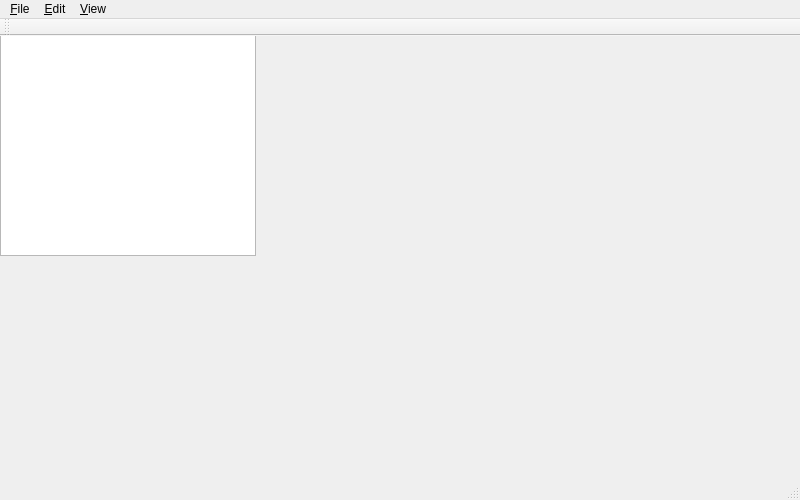
<?xml version="1.0" encoding="UTF-8"?>
<ui version="4.0">
 <class>UnTech::GuiQt::MetaSprite::SpriteImporter::MainWindow</class>
 <widget class="QMainWindow" name="UnTech::GuiQt::MetaSprite::SpriteImporter::MainWindow">
  <property name="geometry">
   <rect>
    <x>0</x>
    <y>0</y>
    <width>800</width>
    <height>500</height>
   </rect>
  </property>
  <property name="windowTitle">
   <string>UnTech</string>
  </property>
  <widget class="ZoomableGraphicsView" name="graphicsView">
   <property name="minimumSize">
    <size>
     <width>256</width>
     <height>256</height>
    </size>
   </property>
  </widget>
  <widget class="QMenuBar" name="menuBar">
   <property name="geometry">
    <rect>
     <x>0</x>
     <y>0</y>
     <width>800</width>
     <height>20</height>
    </rect>
   </property>
   <widget class="QMenu" name="menuFile">
    <property name="title">
     <string>&amp;File</string>
    </property>
    <addaction name="actionNew"/>
    <addaction name="actionOpen"/>
    <addaction name="separator"/>
    <addaction name="actionSave"/>
    <addaction name="actionSaveAs"/>
    <addaction name="separator"/>
    <addaction name="actionQuit"/>
   </widget>
   <widget class="QMenu" name="menuEdit">
    <property name="title">
     <string>&amp;Edit</string>
    </property>
   </widget>
   <widget class="QMenu" name="menuView">
    <property name="title">
     <string>&amp;View</string>
    </property>
   </widget>
   <addaction name="menuFile"/>
   <addaction name="menuEdit"/>
   <addaction name="menuView"/>
  </widget>
  <widget class="QToolBar" name="mainToolBar">
   <attribute name="toolBarArea">
    <enum>TopToolBarArea</enum>
   </attribute>
   <attribute name="toolBarBreak">
    <bool>false</bool>
   </attribute>
  </widget>
  <widget class="QStatusBar" name="statusBar"/>
  <action name="actionNew">
   <property name="text">
    <string>&amp;New</string>
   </property>
   <property name="shortcut">
    <string>Ctrl+N</string>
   </property>
  </action>
  <action name="actionOpen">
   <property name="text">
    <string>&amp;Open...</string>
   </property>
   <property name="shortcut">
    <string>Ctrl+O</string>
   </property>
  </action>
  <action name="actionSave">
   <property name="text">
    <string>&amp;Save</string>
   </property>
   <property name="shortcut">
    <string>Ctrl+S</string>
   </property>
  </action>
  <action name="actionSaveAs">
   <property name="text">
    <string>&amp;Save As...</string>
   </property>
   <property name="shortcut">
    <string>Ctrl+Shift+S</string>
   </property>
  </action>
  <action name="actionQuit">
   <property name="text">
    <string>&amp;Quit</string>
   </property>
  </action>
 </widget>
 <layoutdefault spacing="6" margin="11"/>
 <customwidgets>
  <customwidget>
   <class>ZoomableGraphicsView</class>
   <extends>QGraphicsView</extends>
   <header>gui-qt/common/graphics/zoomablegraphicsview.h</header>
  </customwidget>
 </customwidgets>
 <resources/>
 <connections/>
</ui>
